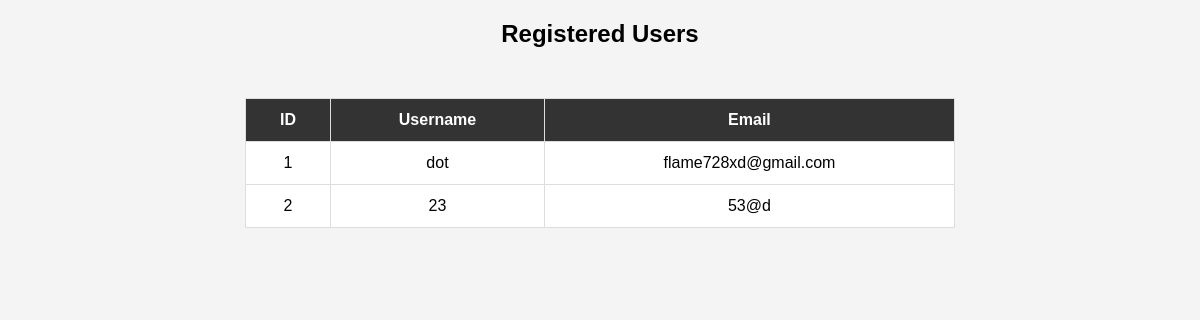
/users, run on an earlier commit of the app's database.
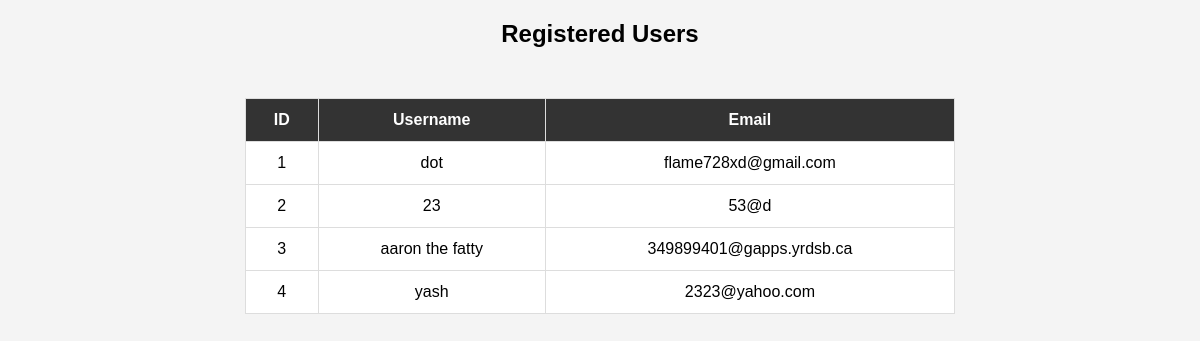
And on a later commit of the database.
### tables this page shows
CREATE TABLE users (
        user_id INTEGER PRIMARY KEY AUTOINCREMENT,
        username TEXT NOT NULL UNIQUE,
        email TEXT NOT NULL UNIQUE,
        password_hash TEXT NOT NULL
    , alert_threshold REAL DEFAULT 5.0);

### app.py (the view)
@app.route("/users")
def view_users():
    conn = sqlite3.connect("database.db")
    c = conn.cursor()
    c.execute("SELECT user_id, username, email FROM users")
    users = c.fetchall()
    conn.close()
    return render_template("users.html", users=users)

### templates/users.html (shortened to what this page needs)
<!DOCTYPE html>
<html>
<head>
</head>
<body>
<h2 style="text-align:center;">Registered Users</h2>
<table>
    <tr>
        <th>ID</th>
        <th>Username</th>
        <th>Email</th>
    </tr>
    {% for user in users %}
    <tr>
        <td>{{ user[0] }}</td>
        <td>{{ user[1] }}</td>
        <td>{{ user[2] }}</td>
    </tr>
    {% endfor %}
</table>
</body>
</html>

### templates/users.html (style rules this page uses)
body { font-family: Arial; background: #f4f4f4; }
table { width: 60%; margin: 50px auto; border-collapse: collapse; background: white; }
th, td { padding: 12px; border: 1px solid #ddd; text-align: center; }
th { background-color: #333; color: white; }

What changed in the data, as far as the page shows it:
added users: user_id "3", username "aaron the fatty", email "349899401@gapps.yrdsb.ca"
added users: user_id "4", username "yash", email "2323@yahoo.com"
